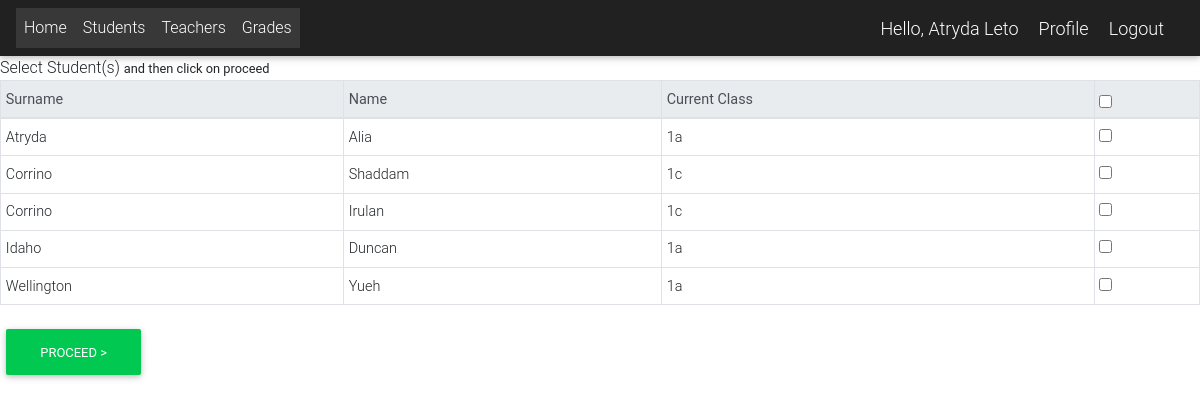
Page /add_grade/ (signed in) on the earlier database version.
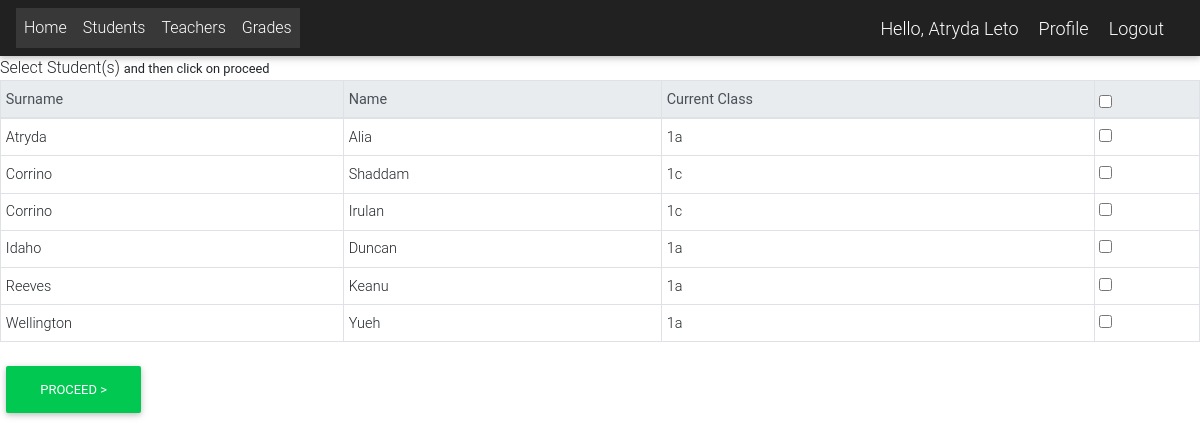
Same page on the later database version.
### app/models.py (models this page shows, shortened)
class Student(models.Model):
    user = models.OneToOneField(User, on_delete=models.CASCADE)
    id_number = models.CharField(max_length=20, unique=True)
    students_class = models.CharField(choices=BRANCH, max_length=1, blank=True, null=True)
    year = models.CharField(choices=YEAR, max_length=1, blank=True, null=True)

class User(AbstractUser):
    is_student = models.BooleanField(default=False)
    is_teacher = models.BooleanField(default=False)
    is_director = models.BooleanField(default=False)
    phone = models.CharField(max_length=60, blank=True, null=True)
    address = models.CharField(max_length=60, blank=True, null=True)
    email = models.EmailField(blank=True, null=True)
    username_validator = ASCIIUsernameValidator()
    def get_full_name(self):
        full_name = self.username
        if self.first_name and self.last_name:
            full_name = self.last_name + " " + self.first_name
        return full_name

### app/decorators.py (the view)
    def wrapped_func(request, *args, **kwargs):
        request = is_logged_in(request)
        resp = func(request, *args, **kwargs)
        return resp

### app/utils.py (called while the page is built)
def is_logged_in(request):
    if request.user.is_authenticated:
        return request
    raise PermissionDenied

### app/views.py (called while the page is built, shortened)
def teachers_subject(teacher):
    subjects = Subject.objects.all()
    sub_array = []
    for y in subjects:
        if teacher == y.teacher:
            sub_array.append(y)
    return sub_array

def students_with_teacher_learns(teacher_tmp):
    students = Student.objects.all()
    subject_tmp = teachers_subject(teacher_tmp)
    sub_array = []
    for x in students:
        for y in subject_tmp:
            if x.year == y.year and x.students_class == y.branch:
                sub_array.append(x)
                break
    return sub_array

@login_required
@teacher_required()
def create_grade(request):
    students = sorted(students_with_teacher_learns(request.user.teacher), key=lambda x: x.user.last_name, reverse=False)
    context = {
        "students": students,
        "teacher": request.user.teacher,
    }
    return render(request, "grades/create_grade.html", context)

### templates/grades/create_grade.html (shortened to what this page needs)
{% extends 'Links.html' %}
{% block content %}
    {% block content-header %}
  <form method="POST">
{% endblock content-header %}
    {% block title %}
        Select Student(s) <span class="small">and then click on proceed</span>
    {% endblock title %}
  <table id="studenttable" class="table table-sm table-bordered" data-page-length='100'>
    <thead class="thead-light">
      <tr>
        <th>Surname</th>
        <th>Name</th>
        <th>Current Class</th>
        <th><input type="checkbox" id="selecter"></th>
      </tr>
    </thead>
    <tbody>
      {% for student in students %}
        <tr>
          <td>{{student.user.last_name}} </td>
          <td>{{student.user.first_name}} </td>
          <td>{{student.year}}{{ student.students_class }}</td>
          <td><input type="checkbox" id="{{ student.id }}" name="students" value="{{ student.id}}"></td>
        </tr>
      {% endfor %}
    </tbody>
  </table>
  <input type="submit" class="btn btn-success mt-2" value="Proceed >">
</form>
{% endblock content %}

Differences in the rows shown:
added Student: user.last_name "Reeves", user.first_name "Keanu", year "1", students_class "a"
